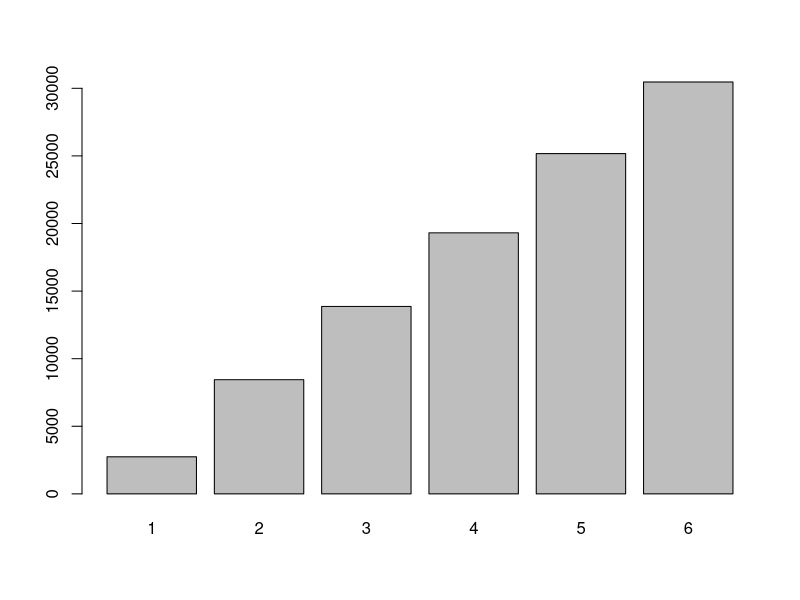
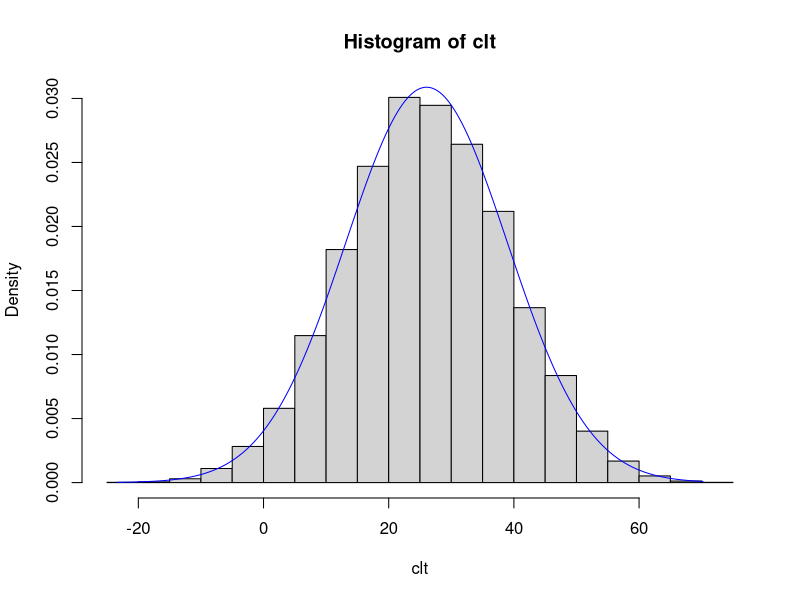
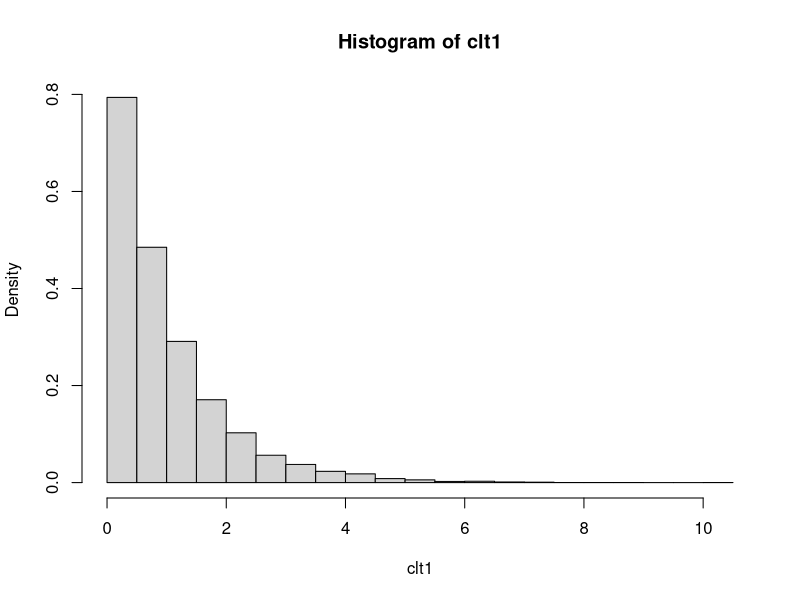
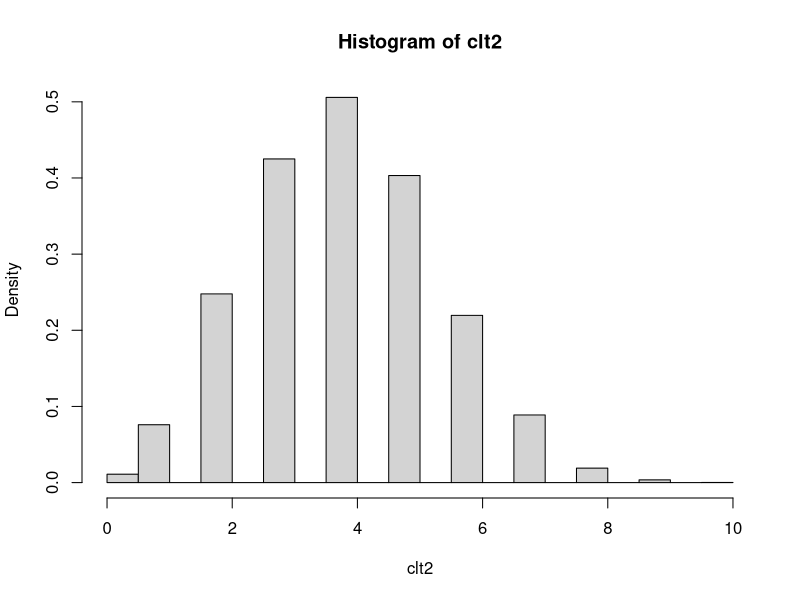
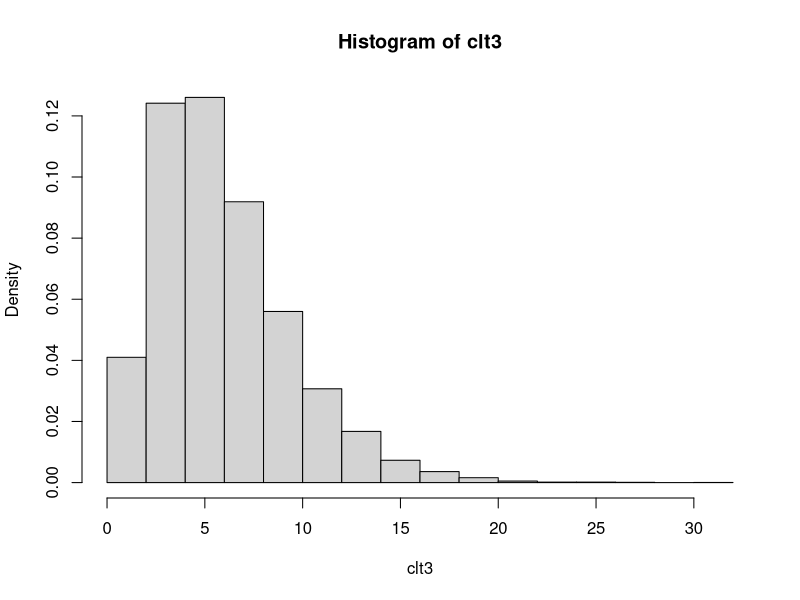
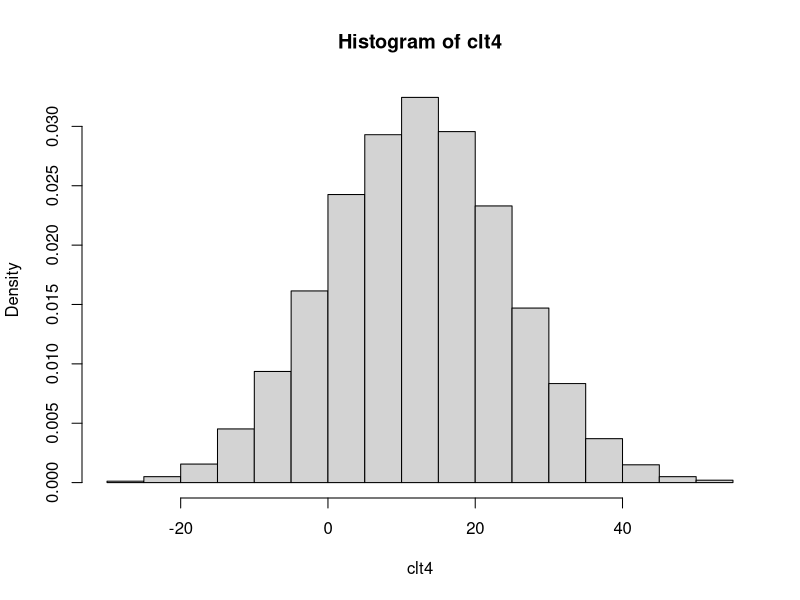
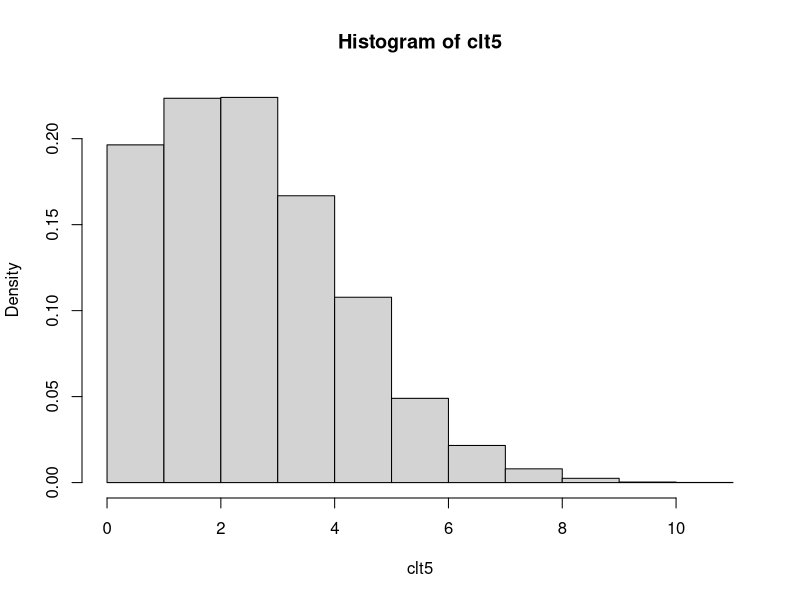
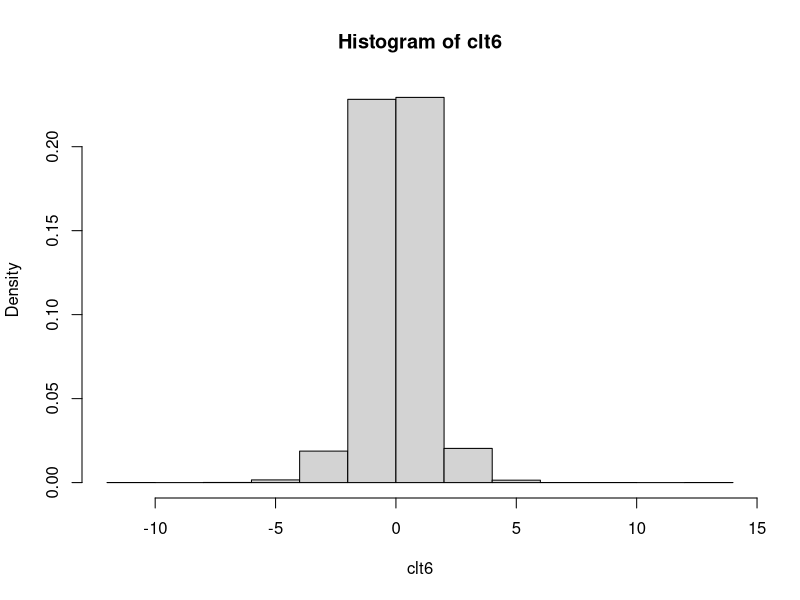

Write R code to recreate these figures, in order.
## ---- chunk 1
library(tidyverse)
## ---- chunk 2
data()
## ---- chunk 3
sample(5) #sample without replacement

# or generate a random permutation of a vector:
dat <- c(10,12,18,16,18,9)
sample(dat)

# bootstrap resampling: sampling the same number of items WITH replacement. The bootstrap method is a resampling technique used to estimate statistics on a population by sampling a dataset with replacement. 
sample(dat, replace = TRUE) 

rm(dat)

sample(state.abb, size = 10)

# Using 1:6 and size=1, we can simulate the roll of a die:
sample(1:6, size=1)

# We can simulate the roll of a die 100 times by setting size=100 and
# replace=TRUE
sample(1:6, size=100, replace=TRUE)

# sample produces a vector, so we can manipulate it as we would any other 
# vector. For example, simulate a 100 die rolls and tally up the totals using
# table() and prop.table():
table(sample(1:6, size=100, replace=TRUE))
prop.table(table(sample(1:6, size=100, replace=TRUE)))

table(sample(state.abb, size = 1000, replace = TRUE))
prop.table(table(sample(state.abb, size = 1000, replace = TRUE)))

# using the forward-pipe operator: %>% 
# library(magrittr)

# note that the pipe is evoked uniformly in the tidyverse, so magrittr need not be evoked separately

sample(1:6, size=100, replace=TRUE) %>% table() %>% prop.table()

# Or simulate rolling two dice and summing the total:
sum(sample(1:6, size=2, replace=TRUE))

# same thing with %>% 
sample(6, size=2, replace=TRUE) %>% sum()

# simulate rolling two dice 100 times by updating the sample "space"
sample(2:12, size=100, replace=TRUE)

# proportion of "snake-eyes" in 1000 rolls
mean(sample(2:12, size = 1000, replace = TRUE) == 2)

# Clayford's examples are great, but this is not the right way to simulate 2 dice rolles 100 x... 
## ---- chunk 4
# Roll 2 dice and keep the largest number, 10,000 times:
rolls <- replicate(n=1e5, expr = max(sample(1:6, size=2, replace=TRUE)))
# calculate proportions:
prop.table(table(rolls))

barplot(table(rolls))

rm(rolls)
## ---- chunk 5
flips <- sample(c("H","T"), 1000, replace=TRUE, prob = c(0.35,0.65))
prop.table(table(flips))

rm(flips)

## ---- chunk 6
uva <- c(11632, 10353) # female, male
round(uva/sum(uva),2)
## ---- chunk 7
students <- sample(c("female","male"), 500, replace=TRUE, prob = c(0.53, 0.47))
prop.table(table(students))

rm(students, uva)
## ---- chunk 8
train <- sample(nrow(iris), size= nrow(iris)/2)

# train is a random sample of numbers from 1 - 365. We can treat these like row numbers.

irisTrain <- iris[train,]
irisTest <- iris[-train,]
# confirm no intersection
dplyr::intersect(irisTrain, irisTest) 

rm(train, irisTest, irisTrain)
## ---- chunk 9
rep(c("M","F"), each=10)
rep(c("M","F"), times=10)
rep(c("M","F"), length.out = 15)
# or just length, for short
rep(c("M","F"), length = 15)
# Notice that all these generated a character vector. To use as a "factor", we would need to wrap it in the factor() function.
factor(rep(c("M","F"), each=10))

# A function specifically for creating factors is the gl() function. gl = 
# "generate levels". Below we generate a factor with 2 levels of 10 each and 
# labels of "M" and "F". Notice the result is a factor.
gl(n = 2, k = 10, labels = c("M","F"))

# A more common occurence is combinations of fixed levels, say gender, 
# education, and status. A function that helps create every combination of 
# levels is expand.grid(). Below we generate every combination of the levels 
# provided for gender, education, and status. Notice the first factors vary
# fastest.
expand.grid(gender=c("M","F"), 
            education=c("HS","College","Advanced"), 
            status=c("Single","Married","Divorced","Widowed"))

# Notice that creates a data frame that we can save:
DF <- expand.grid(gender=c("M","F"), 
            education=c("HS","College","Advanced"), 
            status=c("Single","Married","Divorced","Widowed"))
class(DF)

rm(DF)
## ---- chunk 10
schedule <- expand.grid(thrower=c("Clay","Rod","Kevin"),
            paper=c("18", "20", "24"),
            design=c("a","b","c"),
            rep=1:8)

# Randomize and drop the rep column. The sample(nrow(schedule)) code scrambles the numbers 1 through 216, which I then use to randomly shuffle the schedule of throws.
k <- sample(nrow(schedule))
schedule <- schedule[k,1:3]
head(schedule, n = 10)

# output to csv file for logging "distance flown" data
write.csv(schedule, file="throwLog.csv", row.names=FALSE)

rm(k, schedule)
## ---- chunk 11
# The seq() function allows you to generate sequences of numbers:
seq(from = 0, to = 10, by = 2)

seq(0, 10, 0.2)

# Go backwards
seq(1000, 0, -100)

# The seq() function has a length.out argument that allows you to specify the
# size of the vector you want to create. It automatically calculates the
# increment. We usually just abbreviate to length
seq(1, 10, length = 30)

# The colon operator(:) also allows you to generate regular sequences in steps
# of 1.
1:10

10:-10 # reverse direction

# When used with factors, the colon operator generates an interaction factor:
f1 <- gl(n = 2, k = 3); f1

f2 <- gl(n = 3, k = 2, labels = c("a","b","c")); f2

f1:f2

rm(f1,f2)
## ---- chunk 12
seq_along(100:120)
seq_along(state.abb)

seq_len(12)
## ---- chunk 13
# 10 random draws from N(100,5)
rnorm(n = 10, mean = 100, sd = 5)
## ---- chunk 14
# 10 random draws from b(1,0.5)
# AKA, 10 coin flips (size is the number of trials)
rbinom(n = 10, size = 1, prob = 0.5)

# 10 random draws from b(1,0.8)
# AKA, 10 coin flips with a coin loaded Heads (or Tails) 80% of time
rbinom(n = 10, size = 1, prob = 0.8)

# 10 random draws from b(10,0.5)
# AKA, 10 results of 10 coin flips
rbinom(n = 10, size = 10, prob = 0.5)

# We can use a binomial distribution to simulate dichotmous answers such as 
# Yes/No or success/fail. Simulate a vector of responses where respondents are 65% likely to say Yes (1) versus No (0)
rbinom(n = 10, size = 1, prob = 0.65)

# could also just use sample
sample(c("Y","N"), size = 10, replace = TRUE, prob = c(.65, .35))
## ---- chunk 15
# 10 random draws from a uniform distribution u(0,100)
runif(10,0,100)

# A uniform distribution can be good for random sampling. Let's say we want to sample about 10% of iris data:
k <- runif(nrow(iris),0,1) # [0,1] interval is default
sbSamp <- iris[k < 0.1, ] # sample about 10% of rows
dim(sbSamp)

# dplyr does this as well without the need for runif; and it's precise in its
# sampling fraction.
sbSamp <- dplyr::sample_frac(iris, 0.1) # sample exactly 10% of rows
dim(sbSamp)

rm(sbSamp, k)
## ---- chunk 16
# alternating random values from N(10,4) and N(100,40)
rnorm(10, mean = c(2,100),sd = c(2,40))

# 30 random draws, 10 each from N(10,4), N(90,4) and N(400,4)
rnorm(30, mean = rep(c(10,90,400),each=10), sd = 4)

# 100 random draws, 50 each from b(5,0.5) and b(50,0.5)
rbinom(n = 100, size = rep(c(5,50),each=50), prob = 0.5)

# Combined with matrix(), one can generate "multiple" random samples from a 
# distribution. For example, draw 5 random samples of size 10 from a N(10,1):
matrix(rnorm(10*5,10,1),ncol=5)
## ---- chunk 17
trtmt <- sample(c("Treated","Untreated"), size = 20, replace = TRUE)
ifelse(trtmt=="Treated", yes = rnorm(20, 10, 1), no = rnorm(20, 20, 1))
## ---- chunk 18
# What about more than two groups?
n <- 200
trtmt <- sample(LETTERS[1:6], size = n, replace = TRUE)

# Say we want to generate differnt Normal data for each group. One way is to do a for-loop with multiple if statements:

val <- numeric(n) # empty vector
for(i in seq_along(trtmt)){
  if(trtmt[i]=="A") val[i] <- rnorm(1, 10, 2)
  else if(trtmt[i]=="B") val[i] <- rnorm(1, 20, 4) 
  else if(trtmt[i]=="C") val[i] <- rnorm(1, 30, 6) 
  else if(trtmt[i]=="D") val[i] <- rnorm(1, 40, 8) 
  else if(trtmt[i]=="E") val[i] <- rnorm(1, 50, 10) 
  else val[i] <- rnorm(1, 60, 12) 
}
val
## ---- chunk 19
dat <- data.frame(g=LETTERS[1:6],mean=seq(10,60,10),sd=seq(2,12,2))

dat
## ---- chunk 20
iris[c(1,1,1,1,1),]
## ---- chunk 21
n <- 200
k <- sample(1:6, n, replace = TRUE)
dat <- dat[k,]

str(dat)

# Now generate our data for each group using ONE call to rnorm.
dat$vals <- rnorm(n, mean=dat$mean, sd=dat$sd)
head(dat)
## ---- chunk 22
# sum 6 values from 6 different distributions (sample size = 6)
n <- 1e4 # simulate 1000 times
clt  <- rexp(n, rate = 1) + rbinom(n,10,0.4) + rchisq(n,df = 6) + 
  rnorm(n, 12, 12) + rpois(n, lambda = 3) + rt(n, df = 7)
hist(clt, freq=FALSE)

# overlay a normal density curve
X <- seq(min(clt),max(clt),length = 500)       # x
Y <- dnorm(X, mean = mean(clt), sd = sd(clt))  # f(x) = dnorm
lines(X,Y,type = "l", col="blue") # plot (x,y) coordinates as a "blue" line ("l")

rm(X, Y, clt)
## ---- chunk 23
clt1  <- rexp(n, rate = 1)
hist(clt1, freq=FALSE)

clt2  <- rbinom(n,10,0.4)
hist(clt2, freq=FALSE)

clt3  <- rchisq(n,df = 6)
hist(clt3, freq=FALSE)

clt4  <-rnorm(n, 12, 12) 
hist(clt4, freq=FALSE)

clt5  <- rpois(n, lambda = 3)
hist(clt5, freq=FALSE)

clt6  <- rt(n, df = 7)
hist(clt6, freq=FALSE)

# All of this base R graphing is clunky and doesn't lend itself to modification as well as ggplot() figures.

library(tidyverse)
df <- data.frame(clt1, clt2, clt3, clt4, clt5, clt6)

df %>% ggplot(aes(clt3)) +
  geom_histogram(bins = 30)

df %>% 
  ggplot(aes(clt3)) +
  geom_density()
## ---- chunk 24
set.seed(1)
df1 <- data.frame(PF = 10*rnorm(1000))
ggplot(df1, aes(x = PF)) + 
    geom_histogram(aes(y =..density..),
                   breaks = seq(-40, 40, by = 5), 
                   colour = "black", 
                   fill = "white") +
stat_function(fun = dnorm, args = list(mean = mean(df1$PF), sd = sd(df1$PF)), color = "blue") 
## ---- chunk 25
ggplot(df, aes(x = clt3)) + 
    geom_histogram(aes(y =..density..),
                   breaks = seq(0, 30, by = 1), 
                   colour = "black", 
                   fill = "white") +
stat_function(fun = dchisq, args = list(df = 6), color = "blue") + 
  labs(title = "chi-squared distribution")
## ---- chunk 26
ggplot(df, aes(x = clt1)) + 
    geom_histogram(aes(y =..density..),
                   breaks = seq(0, 8, by = .5), 
                   colour = "black", 
                   fill = "white") +
stat_function(fun = dexp, args = list(rate = 1), color = "blue") + 
  labs(title = "exponential distribution")
## ---- chunk 27
summarized <- crossing(people = seq(2, 50, 2),
                       trial = 1:100) %>%
  mutate(birthday = map(people, ~ sample(365, .x, replace = TRUE)),
         multiple = map_lgl(birthday, ~ any(duplicated(.x)))) %>%
  group_by(people) %>%
  summarize(chance = mean(multiple))

ggplot(summarized, aes(people, chance)) +
  geom_line() +
  scale_y_continuous(labels = scales::percent_format()) +
  labs(y = "Probability two have the same birthday")

# Checking the work with pbirthday function
summarized %>% 
  mutate(exact = map_dbl(people, pbirthday)) %>% 
  ggplot(aes(people, chance)) +
  geom_line() +
  geom_line(aes(y = exact), lty = 2, color = "blue") +
  scale_y_continuous(labels = scales::percent_format()) +
  labs(y = "Probability two have the same birthday")
